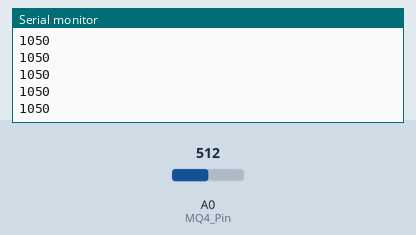
The sketch below on a simulated Arduino Uno, built with avr-gcc and run on an emulated ATmega328P. Shown: the last lines printed to the serial monitor. The test bench sets the inputs (shaded band); at power-on: A0 (MQ4_Pin) = 512.

Above: at 1.2 s.
1.3 s: A0 (MQ4_Pin) set to 716
At 2.4 s:
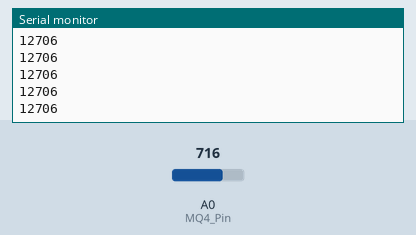
2.8 s: A0 (MQ4_Pin) set to 900
At 3.9 s:
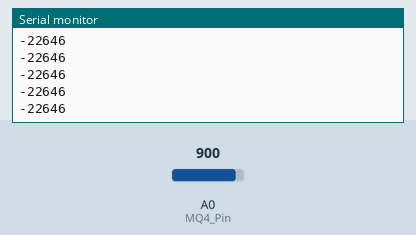
Timing chart, 0 to 5.8 s (numbered marks = the images above; inputs shaded):
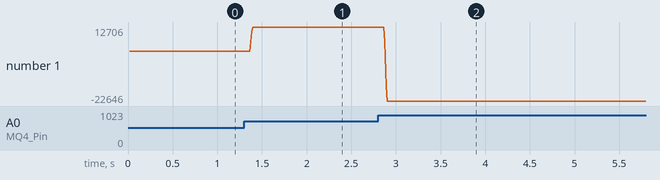

The sketch:

MQ4duino.ino
```cpp
/* MQ4 Sensor - Analog Output Example
* Prints out methane concentration in PPM to serial monitor
* by R. Pelayo
*
* From TeachMeMicro (www.teachmemicro.com/arduino-mq4-methane-sensor
*
* Date Created: 09/11/2020
*/
#include <movingAvg.h>
const byte MQ4_Pin = A0; //MQ4 A1 pin
const int R_0 = 1015; //Change this to your own R0 measurements
movingAvg CH4(5);

void setup() {
   Serial.begin(9600);
   CH4.begin();
   delay(20);
}

void loop() {
   Serial.println(getMethanePPM());
}

/*
* getMethanePPM returns an int value in avgPPM of methane concentration over a 20 sample window (equivalent to 4 seconds)
*/
int getMethanePPM(){
   float a0 = analogRead(A0); // get raw reading from sensor
   float v_o = a0 * 5 / 1023; // convert reading to volts
   float R_S = (5-v_o) * 1000 / v_o; // apply formula for getting RS
   float PPM = pow(R_S/R_0,-2.95) * 1000; //apply formula for getting PPM
   int avg = CH4.reading(PPM);
   return avg; // return moving average value to calling function
}
```

Measured:
- after the input at 1.3 s, the serial monitor: prints a new line after 0.07 s (image 1)
- after the input at 2.8 s, the serial monitor: prints a new line after 0.07 s (image 2)
- plotted number 1: 1050 → 12706 after the input at 1.3 s, 12706 → -2 after the input at 2.8 s
